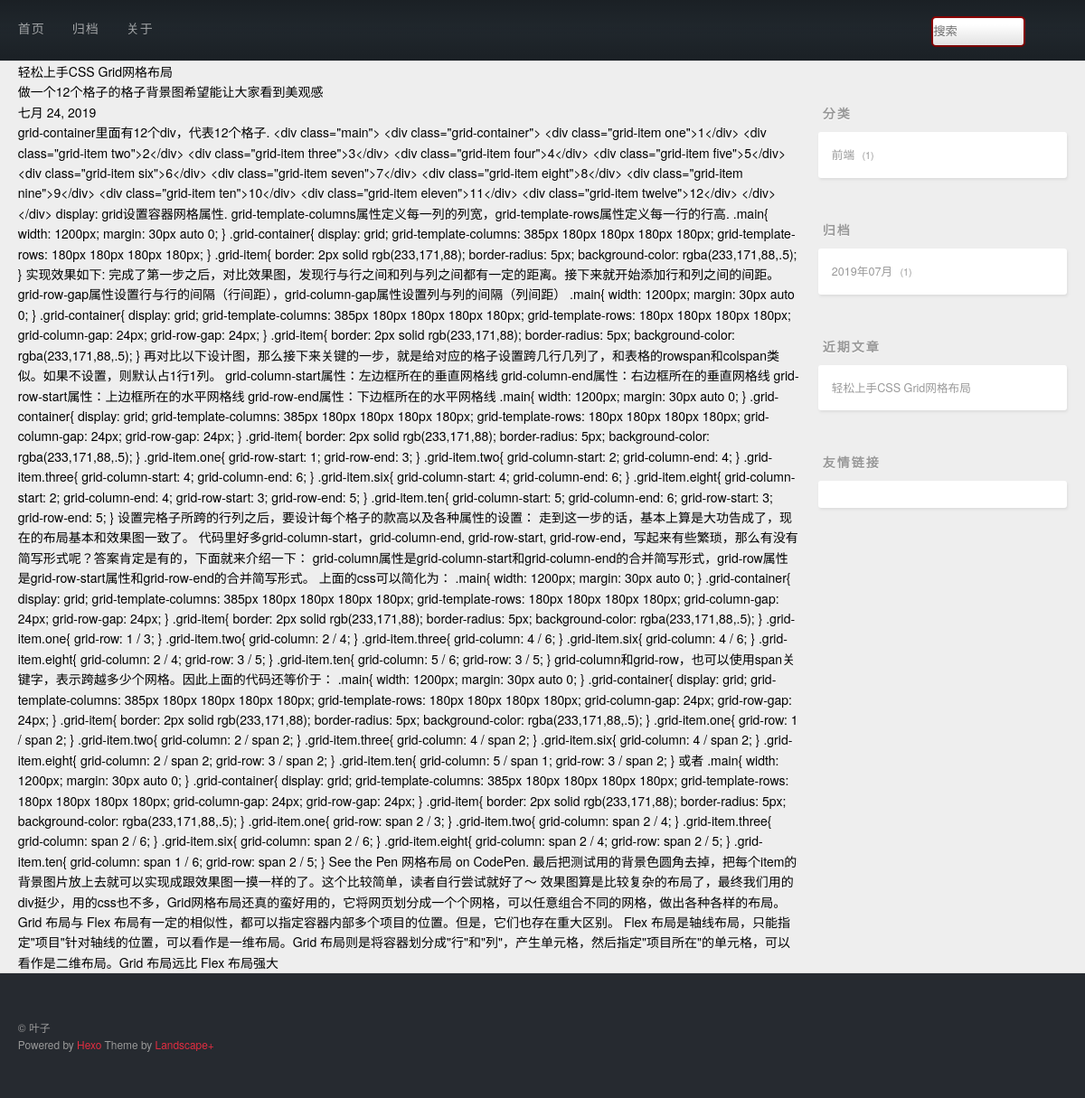
Before: /post/1 with the older database file.
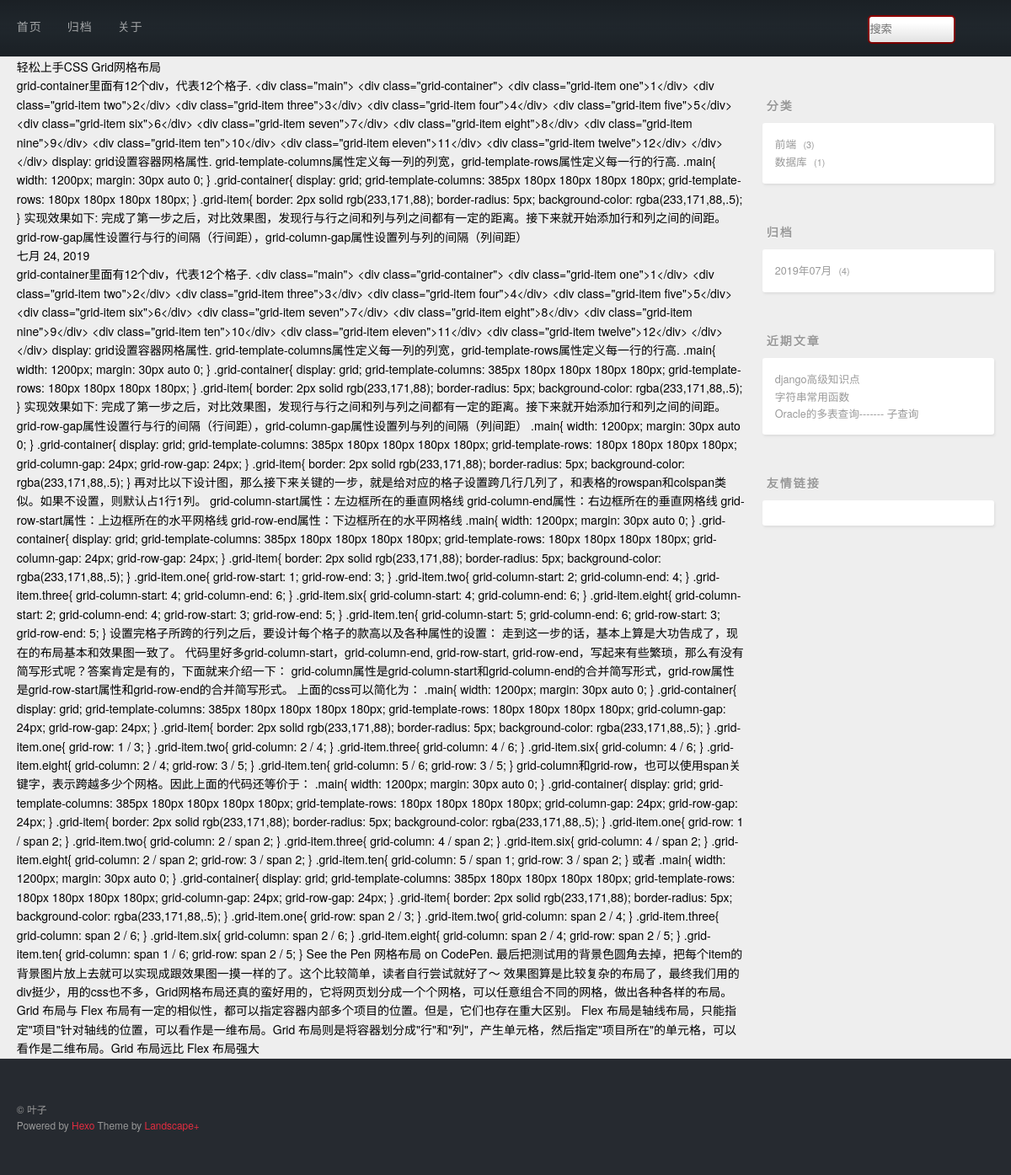
After: the same page with the newer database file.
### post/models.py (models this page shows, shortened)
class Post(models.Model):
    title = models.CharField(max_length=128,unique=True)
    desc = models.TextField()
    content = models.TextField()
    created = models.DateField(auto_now_add=True)
    modified = models.DateField(auto_now_add=True)
    category = models.ForeignKey(Category,on_delete=models.CASCADE)
    tags = models.ManyToManyField(Tags)
    class Meta:
        db_table = 't_post'
        verbose_name_plural = '帖子'

### post/views.py (the view)
# urls.py: url(r'post/(\d+)',views.detail),
def detail(request,id):
    post = Post.objects.get(pk=id)
    return render(request,'detail.html',{'post':post})

### post/countextprocessors.py (called while the page is built)
def getrightinfo(request):
    from django.db.models import Count
    cate_posts = Post.objects.values('category__cname','category').annotate(count=Count('*')).order_by('-count')
    from django.db import connection
    cursor=connection.cursor()
    arc_posts = cursor.execute("select created,count('*') as count from t_post group by strftime('%Y-%m',created) order by count desc")
    recent_posts = Post.objects.order_by('-id')[:3]
    return {'cate_posts':cate_posts,'recent_posts':recent_posts,'arc_posts':arc_posts}

### templates/detail.html (shortened to what this page needs)
{% extends 'base.html' %}
{% block main %}
    <div>
        <div>{{ post.title }}</div>
        <div>{{ post.desc }}</div>
        <div>{{ post.created }}</div>
        <div>{{ post.content }}</div>
    </div>
{% endblock %}

### templates/right.html (shortened to what this page needs)
<aside id="sidebar">
  <div class="widget-wrap">
    <h3 class="widget-title">分类</h3>
    <div class="widget">
      <ul class="category-list">
          {% for cate_post in cate_posts %}
            <li class="category-list-item">
              <a class="category-list-link" href="/category/{{ cate_post.category }}/">{{ cate_post.category__cname }}</a>
              <span class="category-list-count">{{ cate_post.count }}</span>
            </li>
          {% endfor %}
      </ul>
      </div>
  </div>
  <div class="widget-wrap">
    <h3 class="widget-title">归档</h3>
    <div class="widget">
      <ul class="archive-list">
            {% for ap in arc_posts %}
            <li class="archive-list-item">
                <a class="archive-list-link" href="/archive/{{ ap.0|date:'Y' }}/{{ ap.0|date:'m' }}/">{{ ap.0|date:'Y年m月' }} </a>
                <span class="archive-list-count">{{ ap.1 }}</span>
            </li>
          {% endfor %}
      </ul>
    </div>
  </div>
  <div class="widget-wrap">
    <h3 class="widget-title">近期文章</h3>
    <div class="widget">
      <ul>
            {% for rp in recent_posts %}
                <li>
                    <a href="/post/{{ rp.id }}/" target="_blank">{{ rp.title }}</a>
                </li>
            {% endfor %}
      </ul>
    </div>
  </div>
  <div class="widget-wrap">
    <h3 class="widget-title">友情链接</h3>
    <div class="widget">
    </div>
  </div>
</aside>

Changed rows visible on the page:
no longer on one of the page's lists (row edited): Post: title "轻松上手CSS Grid网格布局"
changed Post "轻松上手CSS Grid网格布局": desc "做一个12个格子的格子背景图希望能让大家看到美观感" → "grid-container里面有12个div，代表12个格子. <div class=\"main\"> <div class=\"grid-container\"> <div class=\"grid-item one\">1</div> <div class=\"grid-item two\">2</div> <div class=\"grid-item three\">3</div> <div class=\"grid-item four\">4</div> <div class=\"grid-item five\">5</div> <div class=\"grid-item six\">6</div> <div class=\"grid-item seven\">7</div> <div class=\"grid-item eight\">8</div> <div class=\"grid-item nine\">9</div> <div class=\"grid-item ten\">10</div> <div class=\"grid-item eleven\">11</div> <div class=\"grid-item twelve\">12</div> </div> </div> display: grid设置容器网格属性. grid-template-columns属性定义每一列的列宽，grid-template-rows属性定义每一行的行高. .main{ width: 1200px; margin: 30px auto 0; } .grid-container{ display: grid;…"
added Post: title "django高级知识点"
added Post: title "字符串常用函数"
added Post: title "Oracle的多表查询------- 子查询"
Other visible differences:
new list line: "前端 3"
new list line: "数据库 1"
new list line: "2019年07月 4"
list line gone: "前端 1"
list line gone: "2019年07月 1"
